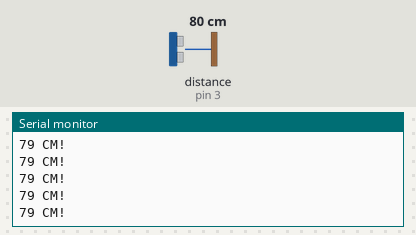
Bench run of a sketch on a simulated Arduino Uno, built with avr-gcc and run on an emulated ATmega328P. Parts: the last lines printed to the serial monitor. Wiring (inferred from the names in the program): ultrasonic range finder: trigger pin 2; echo pin 3. Inputs (shaded band) come from the test bench; at power-on: distance to the obstacle (sensor on pin 3) 80 cm. The echo pulse lasts 58.3 µs per cm.

Above: at 1.2 s.
1.3 s: distance to the obstacle (sensor on pin 3) set to 120 cm
At 2.4 s:
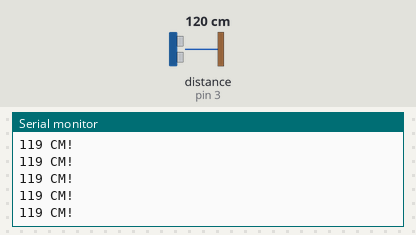
4.3 s: distance to the obstacle (sensor on pin 3) set to 35 cm
At 5.1 s:
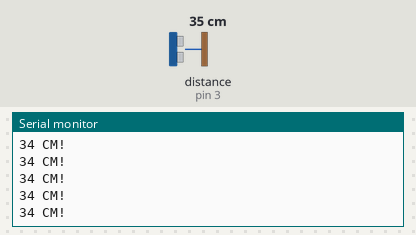
7.3 s: distance to the obstacle (sensor on pin 3) set to 120 cm
At 7.9 s:
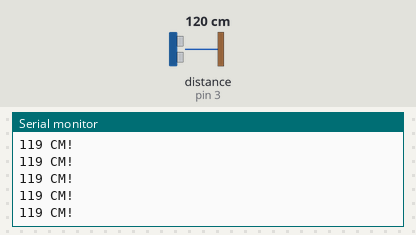
Timing chart, 0 to 10.3 s (numbered marks = the images above; inputs shaded):
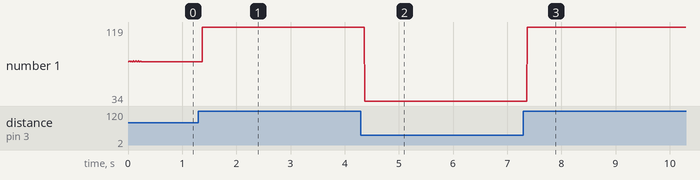

The sketch:

sonar_sensor.ino
```cpp
/*
 *#Sonar Sensor
 *@Author Parvez
 *@Date 19 July 2016
 */
int trigPin = 2;//Tring Pin of Sonar (Digital Pin)
int echoPin = 3;//Echo Pin of Sonar (Digital Pin)
void setup() {
  Serial.begin(9600); // begin serial communitication
  pinMode(trigPin, OUTPUT);// set the trig pin to output (Send sound waves)
  pinMode(echoPin, INPUT);// set the echo pin to input (recieve sound waves)
}

void loop() {
  long flag = object();
  if(flag<20){

  }else{
    Serial.print (flag);
    Serial.print ( " CM!\n");// print out the distance in centimeters.
  }

}

//sonar distance
long object(){
long duration, distance; // start the scan
  //digitalWrite(trigPin, LOW);
  delayMicroseconds(10); // delays are required for a succesful sensor operation.
  digitalWrite(trigPin, HIGH);
  delayMicroseconds(2); //this delay is required as well!
  digitalWrite(trigPin, LOW);
  duration = pulseIn(echoPin, HIGH);
  //pulseIn(echoPin,LOW);
  distance = (duration/2) / 29.1;// convert the distance to centimeters.
//  Serial.print ( distance);
//  Serial.print ( " CM!\n");// print out the distance in centimeters.
  return distance;
}
```

Measured:
- after the input at 1.3 s, the serial monitor: prints a new line after 0.07 s (image 1)
- after the input at 4.3 s, the serial monitor: prints a new line after 0.07 s (image 2)
- plotted number 1: 79 → 119 after the input at 1.3 s, 119 → 34 after the input at 4.3 s
